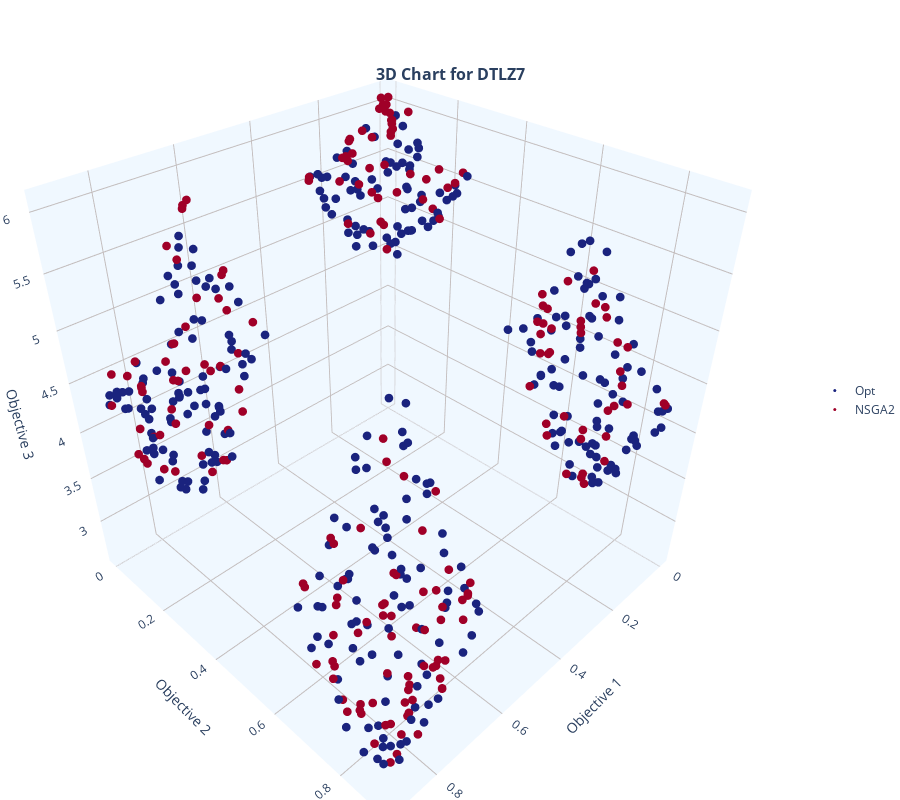

Notebook source saved alongside this figure:
### Markdown cell above
### DTLZ7 (Disconnected/Discontinuous)

### Code cell
mop = mb.mops.DTLZ7(M=3)
exp = mb.experiment(mop=mop, moea=mb.moeas.NSGA2())
F_opt = exp.optimal(n_points=1000).objectives
exp.run(generations=400, population=200)
mb.view.topo_shape(SmartArray(F_opt, name="Opt"), SmartArray(exp.front(), name="NSGA2"), title="DTLZ7")

### Figure 1 — Plotly figure (JSON) as saved in the notebook; plotly's stock layout.template omitted (floating-point values rounded to 4 significant figures; data arrays with more than 128 entries replaced by an {"elided": "..."} marker saying what was removed)
{"data": [{"hovertemplate": "Opt<br>Objective 1: %{x}<br>Objective 2: %{y}<br>Objective 3: %{z}<br><extra></extra>", "marker": {"size": 3}, "mode": "markers", "name": "Opt", "showlegend": true, "type": "scatter3d", "x": {"elided": "332 float values"}, "y": {"elided": "332 float values"}, "z": {"elided": "332 float values"}}, {"hovertemplate": "NSGA2<br>Objective 1: %{x}<br>Objective 2: %{y}<br>Objective 3: %{z}<br><extra></extra>", "marker": {"size": 3}, "mode": "markers", "name": "NSGA2", "showlegend": true, "type": "scatter3d", "x": {"elided": "200 float values"}, "y": {"elided": "200 float values"}, "z": {"elided": "200 float values"}}], "layout": {"height": 800, "hovermode": "closest", "legend": {"x": 1.05, "xanchor": "left", "y": 0.5, "yanchor": "middle"}, "margin": {"b": 0, "l": 0, "r": 0, "t": 0}, "scene": {"aspectmode": "manual", "aspectratio": {"x": 1, "y": 1, "z": 1}, "xaxis": {"backgroundcolor": "aliceblue", "gridcolor": "#C3BDBD", "showbackground": true, "showgrid": true, "title": {"text": "Objective 1"}}, "yaxis": {"backgroundcolor": "aliceblue", "gridcolor": "#C3BDBD", "showbackground": true, "showgrid": true, "title": {"text": "Objective 2"}}, "zaxis": {"backgroundcolor": "aliceblue", "gridcolor": "#C3BDBD", "showbackground": true, "showgrid": true, "title": {"text": "Objective 3"}}}, "title": {"font": {"size": 16, "weight": "bold"}, "pad": {"t": 0}, "text": "3D Chart for DTLZ7", "x": 0.5, "xanchor": "center", "y": 0.9, "yanchor": "bottom"}, "width": 900}}
